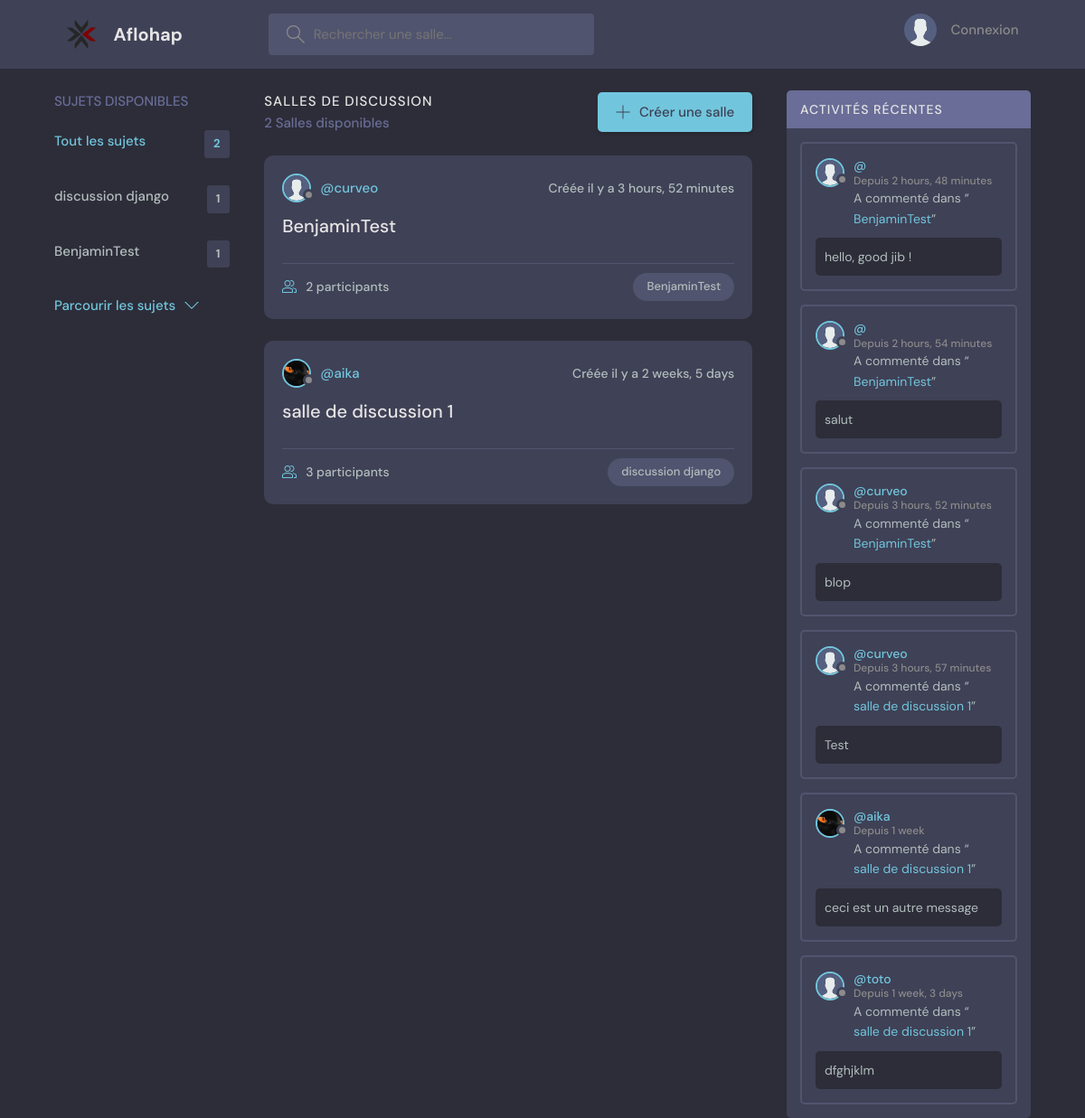
The page / on the database its author committed.
### aflohap/models.py (models this page shows, shortened)
class Topic(models.Model):
    name = models.CharField(max_length=200)

class Room(models.Model):
    host = models.ForeignKey(User, on_delete=models.SET_NULL, null=True)
    topic = models.ForeignKey(Topic, on_delete=models.SET_NULL, null=True)
    name = models.CharField(max_length=200)
    description = models.TextField(null=True, blank=True)
    participants = models.ManyToManyField(
        User, related_name='participants', blank=True)
    updated = models.DateTimeField(auto_now=True)
    created = models.DateTimeField(auto_now_add=True)
    class Meta:
        ordering = ['-updated','-created']
    def __str__(self):
        return self.name

class User(AbstractUser):
    name = models.CharField(max_length=200, null=True)
    email = models.EmailField(unique=True, null=True)
    bio = models.TextField(null=True)
    avatar = models.ImageField(null=True, default="avatar.svg")
    USERNAME_FIELD = 'email'
    REQUIRED_FIELDS = []
    objects = MyUserManager()

class Message(models.Model):
    user = models.ForeignKey(User, on_delete=models.CASCADE)
    room = models.ForeignKey(Room, on_delete=models.CASCADE)
    body = models.TextField()
    updated = models.DateTimeField(auto_now=True)
    created = models.DateTimeField(auto_now_add=True)
    class Meta:
        ordering = ['-updated','-created']

### aflohap/views.py (the view)
# urls.py: path('', views.home, name="home"),
def home(request):
    q = request.GET.get('q') if request.GET.get('q') != None else ''
    rooms = Room.objects.filter(
        Q(topic__name__icontains=q) |
        Q(name__icontains=q) |
        Q(description__icontains=q)
    )
    topics = Topic.objects.all()[0:4]
    room_count = rooms.count()
    room_messages = Message.objects.filter(Q(room__topic__name__icontains=q))
    context = {'rooms': rooms, 'topics': topics, 'room_count': room_count, 'room_messages': room_messages}
    return render(request, 'pages/home.html', context )

### aflohap/templates/pages/home.html (shortened to what this page needs)
{% extends 'layouts/main.html' %}
{% block content %}
<main class="layout layout--3">
    <div class="container">
        {% include 'pages/topics_component.html' %}
        <div class="roomList">
            <div class="roomList__header">
                <div>
                    <h2>Salles de discussion</h2>
                    <p>{{room_count}} Salles disponibles</p>
                </div>
                <a class="btn btn--main" href="{% url 'create-room' %}">
                    <svg version="1.1" xmlns="http://www.w3.org/2000/svg" width="32" height="32" viewBox="0 0 32 32">
                        <title>add</title>
                        <path d="M16.943 0.943h-1.885v14.115h-14.115v1.885h14.115v14.115h1.885v-14.115h14.115v-1.885h-14.115v-14.115z"></path>
                    </svg>
                    Créer une salle
                </a>
            </div>
            {% include 'pages/feed_component.html' %}
        </div>
        {% include 'pages/activity_component.html' %}
    </div>
</main>
{% endblock content %}

### aflohap/templates/pages/topics_component.html
<div class="topics">
    <div class="topics__header">
        <h2>Sujets Disponibles</h2>
    </div>
    <ul class="topics__list">
        <li>
            <a href="{% url 'home' %}" class="active">Tout les sujets <span>{{topics.count}}</span></a>
        </li>
        {% for topic in topics %}
        <li>
            <a href="{% url 'home' %}?q={{topic.name}}">{{topic.name}} <span>{{topic.room_set.all.count}}</span></a>
        </li>
        {% endfor %}
    </ul>
    <a class="btn btn--link" href="{% url 'topics' %}">
        Parcourir les sujets
        <svg version="1.1" xmlns="http://www.w3.org/2000/svg" width="32" height="32" viewBox="0 0 32 32">
            <title>chevron-down</title>
            <path d="M16 21l-13-13h-3l16 16 16-16h-3l-13 13z"></path>
        </svg>
    </a>
</div>

### aflohap/templates/pages/feed_component.html (shortened to what this page needs)
{% for room in rooms %}
<div class="roomListRoom">
    <div class="roomListRoom__header">
        <a href="{% url 'user-profile' room.host.id %}" class="roomListRoom__author">
            <div class="avatar avatar--small">
                <img src="{{room.host.avatar.url}}" />
            </div>
            <span>@{{room.host.username}}</span>
        </a>
        <div class="roomListRoom__actions">
            <span>Créée il y a {{room.created|timesince}}</span>
        </div>
    </div>
    <div class="roomListRoom__content">
        <a href="{% url 'room' room.id %}">{{room.name}}</a>
    </div>
    <div class="roomListRoom__meta">
        <a href="{% url 'room' room.id %}" class="roomListRoom__joined">
            {{room.participants.all.count}} participants
        </a>
        <p class="roomListRoom__topic">{{room.topic.name}}</p>
    </div>
</div>
{% endfor %}

### aflohap/templates/pages/activity_component.html (shortened to what this page needs)
<div class="activities">
    <div class="activities__header">
        <h2>Activités Récentes</h2>
    </div>
    {% for message in room_messages %}
    <div class="activities__box">
        <div class="activities__boxHeader roomListRoom__header">
            <a href="{% url 'user-profile' message.user.id %}" class="roomListRoom__author">
                <div class="avatar avatar--small">
                    <img src="{{message.user.avatar.url}}" />
                </div>
                <p>
                    @{{message.user.username}}
                    <span>Depuis {{message.created|timesince}}</span>
                </p>
            </a>
        </div>
        <div class="activities__boxContent">
            <p>A commenté dans “<a href="{% url 'room' message.room.id %}">{{message.room}}</a>”</p>
            <div class="activities__boxRoomContent">
                {{message.body}}
            </div>
        </div>
    </div>
    {% endfor %}
</div>

### rows shown on the page
Topic: name "discussion django", room_set.all.count "1"
Topic: name "BenjaminTest", room_set.all.count "1"
Room: host.avatar (placeholder picture), host.username "curveo", created "3 hours, 52 minutes", name "BenjaminTest", participants.all.count "2", topic.name "BenjaminTest"
Room: host.avatar (picture), host.username "aika", created "2 weeks, 5 days", name "salle de discussion 1", participants.all.count "3", topic.name "discussion django"
Message: user.avatar (placeholder picture), created "2 hours, 48 minutes", room "BenjaminTest", body "hello, good jib !"
Message: user.avatar (placeholder picture), created "2 hours, 54 minutes", room "BenjaminTest", body "salut"
Message: user.avatar (placeholder picture), user.username "curveo", created "3 hours, 52 minutes", room "BenjaminTest", body "blop"
Message: user.avatar (placeholder picture), user.username "curveo", created "3 hours, 57 minutes", room "salle de discussion 1", body "Test"
Message: user.avatar (picture), user.username "aika", created "1 week", room "salle de discussion 1", body "ceci est un autre message"
Message: user.avatar (placeholder picture), user.username "toto", created "1 week, 3 days", room "salle de discussion 1", body "dfghjklm"

### other values the page prints
{{ topics.count }} "2"
{{ room_count }} "2"
